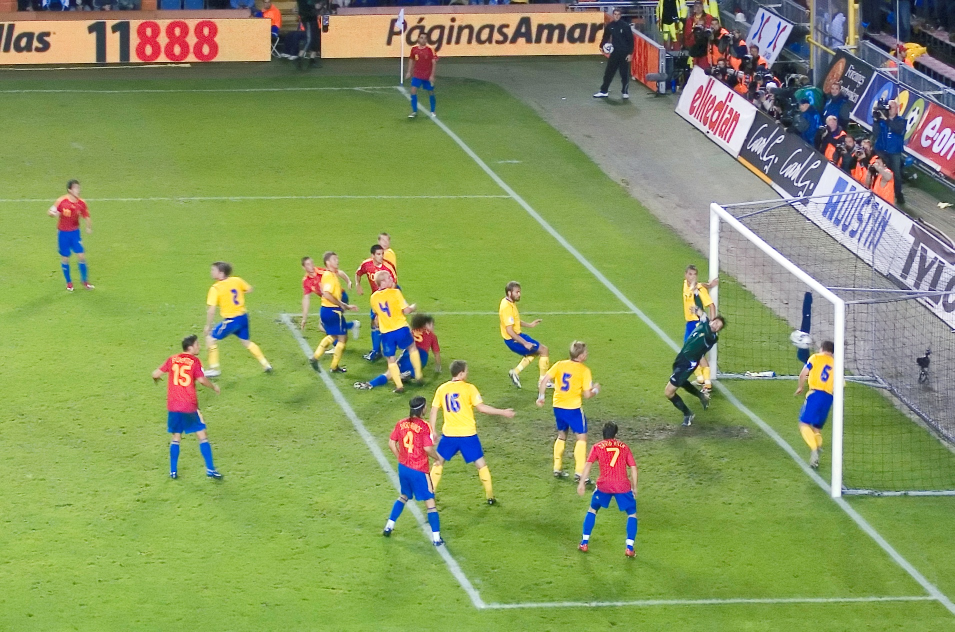
%> input picture CHW4-Revised version/CHW4.jpg, 1909 x 1264 px (shown at 1/2 size)
$ octave CHW4_main.m   (GNU Octave 9; MATLAB toolbox functions it lacks are replaced by stand-ins)
%> lines starting %> are read from the running program, lines starting %| are printed output that depends on the picture
### CHW4-Revised version/CHW4.m
%load and draw image
im=imread('CHW4.jpg');
%> im is the input picture: size 1264x1909x3 uint8; mean R, G, B 136.3, 152.4, 96
figure(2);
clf;
image(im);hold on; % goal width=7.32 m goal height=2.44 m.
x = 7.32/2;
z = 2.44;
goalframe = [-x x x -x;0 0 0 0;0 0 z z;1 1 1 1]; % Goal area coordinates.
xx = 18.32/2;
yy = 5.5;
innerframe = [-xx -xx xx xx;0 yy yy 0;0 0 0 0;1 1 1 1]; % penalty area width=40.32 m depth=16.5 m.
xxx = 40.32/2;
yyy = 16.5;
outerframe = [-xxx -xxx xxx xxx;0 yyy yyy 0;0 0 0 0;1 1 1 1];
pts3d=[goalframe,innerframe,outerframe,[45;0;0;1]];
figure(3);
clf;
plot3(pts3d(1,:),pts3d(2,:),pts3d(3,:),'*');
hold on;axis equal;rotate3d on; %draw frames
for ii=1:3,
    for jj=1:4,
        jjp=mod(jj,4)+1;
        index=[jj,jjp]+(ii-1)*4;
        plot3(pts3d(1,index),pts3d(2,index),pts3d(3,index),'-');
    end
end
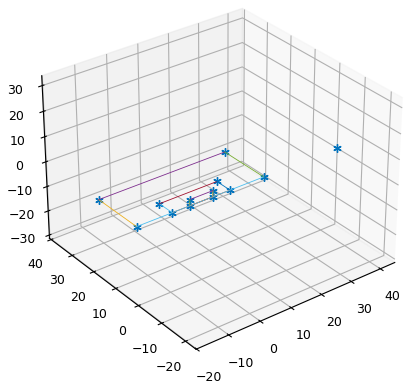
%> figure redrawn from the program's plot data
%2d points in the image. (Some points are not visible in the image and set %to NAN. These points cannot be used for estimating the camera matrix).
pts2d = 1e3*[ 1.6610 1.4366 1.4323 1.6698 1.8765 0.9660 0.5745 1.2783 NaN NaN NaN 1.0320 0.799; 0.9818 0.7637 0.4274 0.6122 1.1961 1.2146 0.6343 0.6270 NaN NaN NaN 0.3978 0.172];%0.0010 0.0010 0.0010 0.0010 0.0010 0.0010 0.0010 0.0010 NaN NaN NaN 0.0010 ];
figure(2); plot(pts2d(1,:),pts2d(2,:),'*');

### CHW4-Revised version/CHW4_main.m
%% RUN THIS FUNCTION NEW VERSION...
%function [pt,y1]=CHW4_main()
clear all;
CHW4;
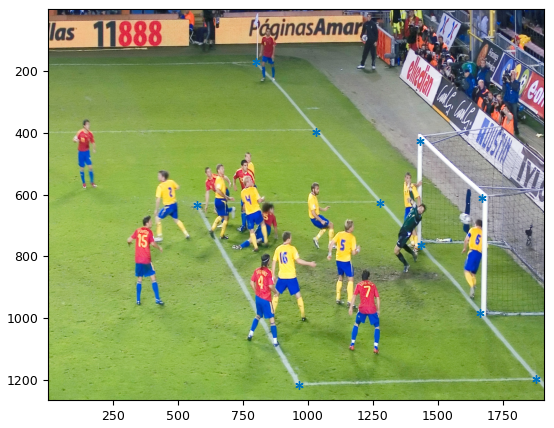
%> figure redrawn from the program's plot data
syms p34;
%> (this line was passed over: syms is not available in this run)
N=9;
pts3d1=[pts3d(:,1:8) pts3d(:,12)];
pts2d1=[pts2d(:,1:8) pts2d(:,12)];
save('2d_used_points.mat','pts2d1');
%create A matrix
for i=1:N
A(i,:)=[pts3d1(:,i)' 0 0 0 0 -pts3d1(1:3,i)'.*pts2d1(1,i)];
end
for i=N+1:2*N
A(i,:)=[0 0 0 0 pts3d1(:,i-N)' -pts3d1(1:3,i-N)'.*pts2d1(2,i-N)];
end
%--------------------------------------------------------------------------
%create y matrix in respect of p34
%> (the run ends here)
